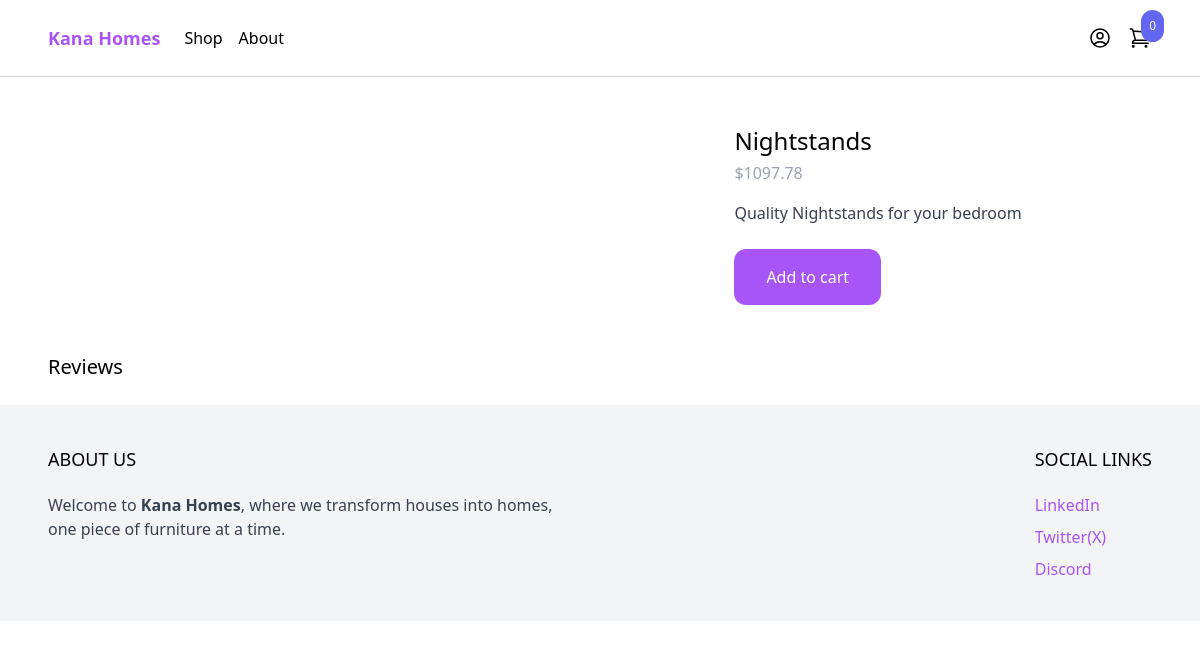
Page /shop/nightstands/ on the committed database.
### product/models.py (models this page shows, shortened)
class Product(models.Model):
    category = models.ForeignKey(Category, related_name='products', on_delete=models.CASCADE)
    name = models.CharField(max_length=255)
    slug = models.SlugField()
    description = models.TextField(blank=True, null=True)
    price = models.IntegerField()
    created_at = models.DateTimeField(auto_now_add=True)
    image = models.ImageField(upload_to='uploads/', blank=True, null=True)
    thumbnail = models.ImageField(upload_to='uploads/', blank=True, null=True)
    class Meta:
        ordering = ('-created_at',)
    def get_display_price(self):
        return self.price / 100

### product/views.py (the view, shortened to what this page needs)
# urls.py: path('shop/<slug:slug>/', product, name='product'), #This means that we want slug to be a dynamic part of the url, so here we expect a slug and we give it a name of slug
def product(request, slug): #we want to also accept a slug and then get a product from the db based on the product we're on
    product = get_object_or_404(Product, slug=slug)
    return render(request, 'product/product.html', {'product': product})

### cart/cart.py (called while the page is built)
    def __len__(self):
        return sum(item['quantity'] for item in self.cart.values())

### cart/content_processors.py (called while the page is built)
def cart(request):
    return {'cart': Cart(request)}

### product/templates/product/product.html (shortened to what this page needs)
{% extends 'core/base.html' %}
{% block content%}
<div class="max-w-6xl mx-auto flex flex-wrap py-6 px-6 xl:px-0">
    <div class="images w-full mb-6 lg:mb-0 lg:w-3/5">
    </div>
    <div class="information w-full lg:w-2/5 lg:p-6">
        <h1 class="text-2xl">
            {{ product.name }}
        </h1>
        <p class="mt-1 text-gray-400">
            ${{ product.get_display_price }}
        </p>
        {% if product.description %}
            <p class="mt-4 text-gray-700">
            {{ product.description}}
            </p>
        {% endif %}
        <a href="#" class="mt-6 inline-block px-8 py-4 rounded-xl bg-purple-500 text-white hover:bg-purple-700"
            hx-get="{% url 'add_to_cart' product.id %}"
            hx-target="#menu-cart-button"
            hx-swap="outerHTML"
        >
            Add to cart
        </a>
    </div>
    <div class="w-full mt-6">
        <h2 class="text-xl">Reviews</h2>
    </div>
</div>
{% endblock %}

### rows in the picture
Product: name "Nightstands", get_display_price "1097.78", description "Quality Nightstands for your bedroom"

### other values in the picture
{{ cart|length }} "0"
